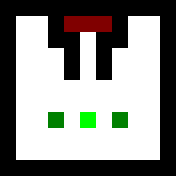

Below is a game level as drawn by its tile map, then a one-line description and the .tmx file that defines it, in full:
An orthogonal 11x11 tile map with 16x16 px tiles, 2 tile layers (Layer1, Layer2).

<map version="1.0" orientation="orthogonal" renderorder="right-down" width="11" height="11" tilewidth="16" tileheight="16" nextobjectid="1">
 <tileset firstgid="1" source="Tiles.tsx" />
 <layer name="Layer1" width="11" height="11">
  <data encoding="csv">
1,1,1,1,1,1,1,1,1,1,1,
1,5,5,1,5,5,5,1,5,5,1,
1,5,5,1,1,5,1,1,5,5,1,
1,5,5,5,1,5,1,5,5,5,1,
1,5,5,5,1,5,1,5,5,5,1,
1,5,5,5,5,5,5,5,5,5,1,
1,5,5,5,5,5,5,5,5,5,1,
1,5,5,5,5,5,5,5,5,5,1,
1,5,5,5,5,5,5,5,5,5,1,
1,5,5,5,5,5,5,5,5,5,1,
1,1,1,1,1,1,1,1,1,1,1
</data>
 </layer>
 <layer name="Layer2" width="11" height="11">
  <data encoding="csv">
0,0,0,0,0,0,0,0,0,0,0,
0,0,0,0,3,3,3,0,0,0,0,
0,0,0,0,0,0,0,0,0,0,0,
0,0,0,0,0,0,0,0,0,0,0,
0,0,0,0,0,0,0,0,0,0,0,
0,0,0,0,0,0,0,0,0,0,0,
0,0,0,0,0,0,0,0,0,0,0,
0,0,0,2,0,4,0,2,0,0,0,
0,0,0,0,0,0,0,0,0,0,0,
0,0,0,0,0,0,0,0,0,0,0,
0,0,0,0,0,0,0,0,0,0,0
</data>
 </layer>
</map>
